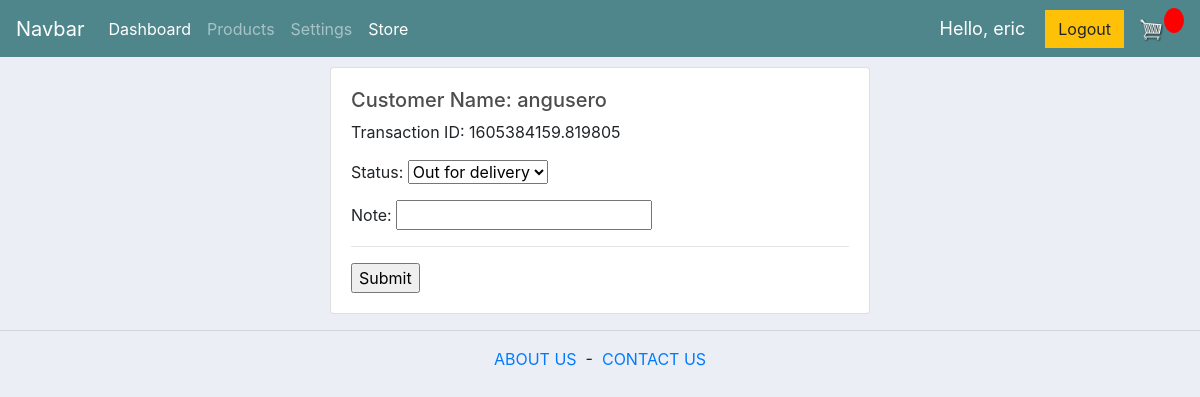
Screenshot of /update_order/31 (signed in) with the database file from the repository.
### accounts/models.py (models this page shows, shortened)
class Customer(models.Model):
	user = models.OneToOneField(User, null=True, blank=True, on_delete=models.CASCADE)
	"""docstring for Customer"""
	name = models.CharField(max_length=200, null=True)
	phone = models.CharField(max_length=200, null=True)
	email = models.CharField(max_length=200, null=True)
	date_created = models.DateTimeField(auto_now_add=True)
	profile_pic = models.ImageField(default="profile1.png",null=True, blank=True)
	points = models.FloatField(null=True,default=0.00)
	def __str__(self):
		return str(self.name)

class Order(models.Model):
	STATUS = (
		('Pending', 'Pending'),
		('Out for delivery', 'Out for delivery'),
		('Delivered', 'Delivered'),
		)
	customer = models.ForeignKey(Customer, null=True, on_delete=models.SET_NULL)
	date_created = 	models.DateTimeField(auto_now_add=True)
	status = models.CharField(max_length=200, null=True, choices=STATUS)
	note = models.CharField(max_length=1000, null=True, blank=True)
	is_deleted = models.BooleanField(default=False)
	transaction_id = models.CharField(max_length=100, null=True)
	complete = models.BooleanField(default=False)
	points = models.FloatField(null=True, default=0.00)

### accounts/decorators.py (the view)
		def wrapper_func(request, *args, **kwargs):
			group = None
			print('group:',group)
			if request.user.groups.exists():
				group = request.user.groups.all()[0].name
				print('groups:', request.user.groups.all())
				print('group:', group)
			if group in allowed_roles:
				return view_func(request, *args, **kwargs)
			else:
				return HttpResponse('You are not authorized to view this page')

### accounts/forms.py
class OrderForm(ModelForm):
	class Meta:
		model = Order
		fields = ['status', 'note']

### accounts/views.py (called while the page is built, shortened)
@login_required(login_url='login')
@allowed_users(allowed_roles=['admin','staff'])
def updateOrder(request, pk):
	order = Order.objects.get(id=pk)
	form = OrderForm(instance=order)
	customer = order.customer.name
	transaction_id = order.transaction_id
	user = request.user
	context = {'form':form, 'order':order}
	return render(request, 'accounts/order_form.html', context)

### accounts/templates/accounts/order_form.html (shortened to what this page needs)
{% extends 'accounts/main.html' %}
{% load static %}
{% block content %}
<div class="container ">
    <div class="row">
        <div class="col-lg-3">
        </div>
        <div class="col-lg-6">
            <div class="card card-body">
                <h5>Customer Name: {{order.customer.name}}</h5>
                <p>Transaction ID: {{order.transaction_id}}</p>
                <form action="" method="POST">
                    <p>Status: {{form.status}}</p>
                    <p>Note: {{form.note}}</p>
                    <hr>
                    <input type="submit" name="Submit">
                </form>
            </div>
        </div>
    </div>
</div>
{% endblock %}

### accounts/templates/accounts/main.html (shortened to what this page needs)
<!DOCTYPE html>
{% load static %}
<html>
<head>
    <link rel="stylesheet" href="https://stackpath.bootstrapcdn.com/bootstrap/4.5.2/css/bootstrap.min.css">
    <link rel="stylesheet" type="text/css" href="{% static 'css/main.css' %}">
</head>
<body>
    <nav class="navbar navbar-expand-lg navbar-dark bg-dark">
        <a class="navbar-brand" href="{% url 'home' %}">Navbar</a>
        <div class="collapse navbar-collapse" id="navbarNav">
            <ul class="navbar-nav">
                {% if request.user.is_staff %}
                <li class="nav-item active">
                    <a class="nav-link" href="{% url 'home' %}">Dashboard </a>
                </li>
                <li class="nav-item">
                    <a class="nav-link" href="{% url 'products' %}">Products</a>
                </li>
                <li class="nav-item">
                    <a class="nav-link" href="{% url 'account' %}">Settings</a>
                </li>
                {% endif %}
                <li class="nav-item active ">
                    <a class="nav-link" href="{% url 'store' %}">Store</a>
                </li>
            </ul>
        </div>
        <span class="hello-msg"> Hello, {{request.user.customer}}</span>
        <span><a class="btn btn-warning" href="{% url 'logout' %}">Logout</a></span>
        <div class="form-inline my-2 my-lg-0">
            <a href="{% url 'cart' %}">
                <img id="cart-icon" src="{% static 'images/cart.png' %}">
            </a>
            <p id="cart-total">{{cartItems}}</p>
        </div>
    </nav>
    <div class="container-fluid">
        {% block content %}{% endblock %}
    </div>
    <hr>
    <div>
        <p>
            <center><a href="{% url 'about_us' %}">ABOUT US</a> &nbsp;-&nbsp; <a href="{% url 'contact_us' %}">CONTACT US</a></center>
        </p>
    </div>
</body>
</html>

### static/css/main.css (style rules this page uses)
body { background-color: #ebeff5; }
h1,h2,h3,h4,h5,h6 { color:hsl(0, 0%, 30%); }
.bg-dark { background-color: #4f868c!important; }
#cart-icon { width:25px; display: inline-block; margin-left: 15px; }
#cart-total { display: block; text-align: center; color:#fff; background-color: red; width: 20px; height: 25px; border-radius: 50%; font-size: 14px; }
.col-lg-4, .col-lg-6, .col-lg-8, .col-lg-12 { margin-top: 10px; }
.btn { border-radius: 0; }

### accounts/templates/accounts/main.html (style rules this page uses)
.hello-msg { font-size: 18px; color: #fff; margin-right: 20px; }

### rows the page displays
Order: customer.name "angusero", transaction_id "1605384159.819805", status "Out for delivery"

### other values shown
{{ request.user.customer }} "eric"
